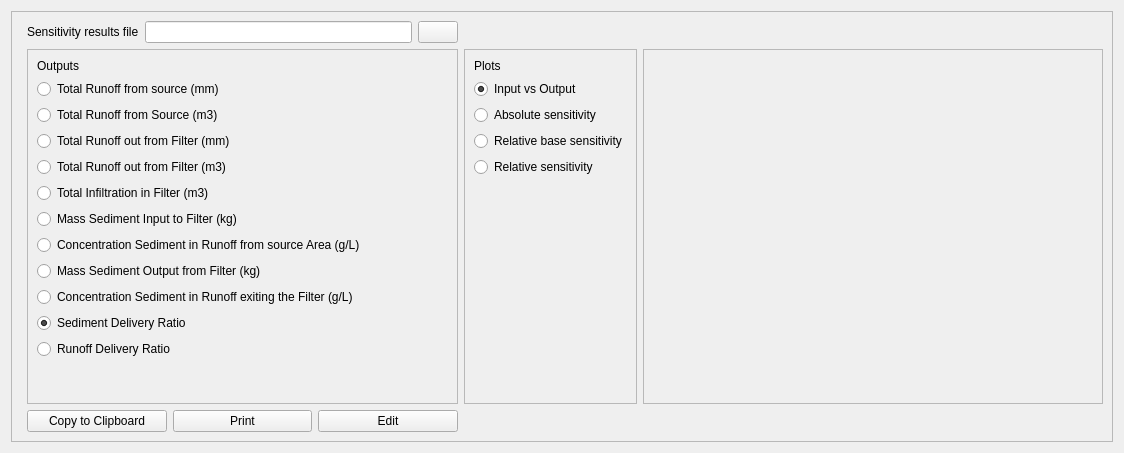
            <widget class="QWidget" name="scrollAreaWidgetContents_3">
             <property name="geometry">
              <rect>
               <x>0</x>
               <y>0</y>
               <width>1124</width>
               <height>453</height>
              </rect>
             </property>
             <layout class="QGridLayout" name="gridLayout_40">
              <item row="0" column="0">
               <widget class="QFrame" name="frame_65">
                <property name="frameShape">
                 <enum>QFrame::StyledPanel</enum>
                </property>
                <property name="frameShadow">
                 <enum>QFrame::Raised</enum>
                </property>
                <layout class="QGridLayout" name="gridLayout_39">
                 <item row="2" column="1">
                  <layout class="QHBoxLayout" name="horizontalLayout_129">
                   <item>
                    <widget class="QPushButton" name="pushButton_30">
                     <property name="text">
                      <string>Copy to Clipboard</string>
                     </property>
                    </widget>
                   </item>
                   <item>
                    <widget class="QPushButton" name="pushButton_31">
                     <property name="text">
                      <string>Print</string>
                     </property>
                    </widget>
                   </item>
                   <item>
                    <widget class="QPushButton" name="pushButton_32">
                     <property name="text">
                      <string>Edit</string>
                     </property>
                    </widget>
                   </item>
                  </layout>
                 </item>
                 <item row="1" column="2">
                  <widget class="QFrame" name="frame_23">
                   <property name="frameShape">
                    <enum>QFrame::StyledPanel</enum>
                   </property>
                   <property name="frameShadow">
                    <enum>QFrame::Raised</enum>
                   </property>
                   <layout class="QVBoxLayout" name="verticalLayout_15">
                    <item>
                     <widget class="QLabel" name="label_68">
                      <property name="text">
                       <string>Plots</string>
                      </property>
                     </widget>
                    </item>
                    <item>
                     <widget class="QRadioButton" name="input_output">
                      <property name="text">
                       <string>Input vs Output</string>
                      </property>
                      <property name="checked">
                       <bool>true</bool>
                      </property>
                     </widget>
                    </item>
                    <item>
                     <widget class="QRadioButton" name="absolute">
                      <property name="text">
                       <string>Absolute sensitivity</string>
                      </property>
                     </widget>
                    </item>
                    <item>
                     <widget class="QRadioButton" name="relative_base">
                      <property name="text">
                       <string>Relative base sensitivity</string>
                      </property>
                     </widget>
                    </item>
                    <item>
                     <widget class="QRadioButton" name="relative_sensitivity">
                      <property name="text">
                       <string>Relative sensitivity</string>
                      </property>
                     </widget>
                    </item>
                    <item>
                     <spacer name="verticalSpacer_12">
                      <property name="orientation">
                       <enum>Qt::Vertical</enum>
                      </property>
                      <property name="sizeHint" stdset="0">
                       <size>
                        <width>20</width>
                        <height>40</height>
                       </size>
                      </property>
                     </spacer>
                    </item>
                   </layout>
                  </widget>
                 </item>
                 <item row="0" column="1">
                  <layout class="QHBoxLayout" name="horizontalLayout_128">
                   <item>
                    <widget class="QLabel" name="label_132">
                     <property name="text">
                      <string>Sensitivity results file</string>
                     </property>
                    </widget>
                   </item>
                   <item>
                    <widget class="QLineEdit" name="csv_results_oat"/>
                   </item>
                   <item>
                    <widget class="QPushButton" name="browse_oat_csv">
                     <property name="text">
                      <string/>
                     </property>
                    </widget>
                   </item>
                  </layout>
                 </item>
                 <item row="1" column="1">
                  <widget class="QFrame" name="frame_22">
                   <property name="frameShape">
                    <enum>QFrame::StyledPanel</enum>
                   </property>
                   <property name="frameShadow">
                    <enum>QFrame::Raised</enum>
                   </property>
                   <layout class="QVBoxLayout" name="verticalLayout_14">
                    <item>
                     <widget class="QLabel" name="label_69">
                      <property name="text">
                       <string>Outputs</string>
                      </property>
                     </widget>
                    </item>
                    <item>
                     <widget class="QRadioButton" name="runoff_source_mm_3">
                      <property name="text">
                       <string>Total Runoff from source (mm)</string>
                      </property>
                     </widget>
                    </item>
                    <item>
                     <widget class="QRadioButton" name="runoff_source_m3_3">
                      <property name="text">
                       <string>Total Runoff from Source (m3)</string>
                      </property>
                     </widget>
                    </item>
                    <item>
                     <widget class="QRadioButton" name="runoff_filter_mm_3">
                      <property name="text">
                       <string>Total Runoff out from Filter (mm)</string>
                      </property>
                     </widget>
                    </item>
                    <item>
                     <widget class="QRadioButton" name="runoff_filter_m3_3">
                      <property name="text">
                       <string>Total Runoff out from Filter (m3)</string>
                      </property>
                     </widget>
                    </item>
                    <item>
                     <widget class="QRadioButton" name="infiltration_filter_m3_3">
                      <property name="text">
                       <string>Total Infiltration in Filter (m3)</string>
                      </property>
                     </widget>
                    </item>
                    <item>
                     <widget class="QRadioButton" name="sediment_input_3">
                      <property name="text">
                       <string>Mass Sediment Input to Filter (kg)</string>
                      </property>
                     </widget>
                    </item>
                    <item>
                     <widget class="QRadioButton" name="concentration_sediment_3">
                      <property name="text">
                       <string>Concentration Sediment in Runoff from source Area (g/L)</string>
                      </property>
                     </widget>
                    </item>
                    <item>
                     <widget class="QRadioButton" name="sediment_output_3">
                      <property name="text">
                       <string>Mass Sediment Output from Filter (kg)</string>
                      </property>
                     </widget>
                    </item>
                    <item>
                     <widget class="QRadioButton" name="sediment_runoff_exit_3">
                      <property name="text">
                       <string>Concentration Sediment in Runoff exiting the Filter (g/L)</string>
                      </property>
                     </widget>
                    </item>
                    <item>
                     <widget class="QRadioButton" name="sediment_delivery_3">
                      <property name="text">
                       <string>Sediment Delivery Ratio</string>
                      </property>
                      <property name="checked">
                       <bool>true</bool>
                      </property>
                     </widget>
                    </item>
                    <item>
                     <widget class="QRadioButton" name="runoff_delivery_3">
                      <property name="text">
                       <string>Runoff Delivery Ratio</string>
                      </property>
                     </widget>
                    </item>
                    <item>
                     <spacer name="verticalSpacer_13">
                      <property name="orientation">
                       <enum>Qt::Vertical</enum>
                      </property>
                      <property name="sizeHint" stdset="0">
                       <size>
                        <width>20</width>
                        <height>40</height>
                       </size>
                      </property>
                     </spacer>
                    </item>
                   </layout>
                  </widget>
                 </item>
                 <item row="1" column="3">
                  <widget class="QFrame" name="frame_24">
                   <property name="minimumSize">
                    <size>
                     <width>460</width>
                     <height>0</height>
                    </size>
                   </property>
                   <property name="frameShape">
                    <enum>QFrame::StyledPanel</enum>
                   </property>
                   <property name="frameShadow">
                    <enum>QFrame::Raised</enum>
                   </property>
                  </widget>
                 </item>
                 <item row="1" column="0">
                  <widget class="QFrame" name="inputs_oat">
                   <property name="frameShape">
                    <enum>QFrame::StyledPanel</enum>
                   </property>
                   <property name="frameShadow">
                    <enum>QFrame::Raised</enum>
                   </property>
                  </widget>
                 </item>
                </layout>
               </widget>
              </item>
             </layout>
            </widget>
